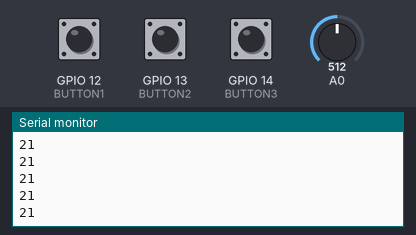
The sketch below on a simulated ESP8266 (NodeMCU). On the bench: the last lines printed to the serial monitor. The inputs (shaded band) are chosen by the test bench; at power-on: A0 = 512, GPIO 12 (BUTTON1) LOW, GPIO 13 (BUTTON2) LOW, GPIO 14 (BUTTON3) LOW.

Above: at 1.2 s.
1.3 s: A0 set to 716
At 1.31 s:
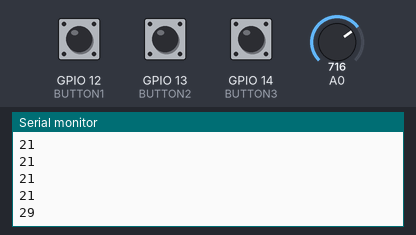
2.8 s: A0 set to 900
At 2.82 s:
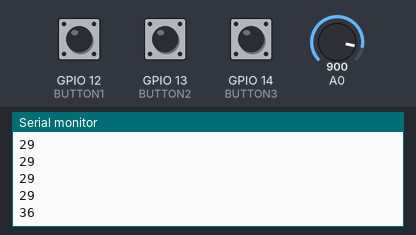
Timing chart, 0 to 5.8 s (numbered marks = the images above; inputs shaded):
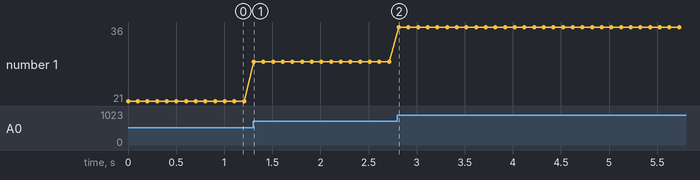

Measured:
- after the input at 1.3 s, the serial monitor: prints a new line at once (image 1)
- after the input at 2.8 s, the serial monitor: prints a new line at once (image 2)
- plotted number 1: 21 → 29 after the input at 1.3 s, 29 → 36 after the input at 2.8 s

The sketch:

ESP_wIfI_ButtonSTest_1_With_Pwer_Off_Function.ino
```cpp
// (licence header left out)
#include<ESP8266WiFi.h>
#include<espnow.h>

uint8_t bridgeAddress1[] = {0xBC, 0xDD, 0xC2, 0x2F, 0xBB, 0x29};   //please update this with the MAC address of your ESP-NOW TO MQTT brigde
//uint8_t bridgeAddress2[] = {0xA8, 0x48, 0xFA, 0xCE, 0x83, 0xD1};   //please update this with the MAC address of your ESP-NOW TO MQTT brigde

// Set your Board ID (ESP32 Sender #1 = BOARD_ID 1, ESP32 Sender #2 = BOARD_ID 2, etc)
#define BOARD_ID 100

const int BUTTON1 = 12;
const int BUTTON2 = 13;
const int BUTTON3 = 14;
const int powerOff = 2; // set to low to turn off LDO

// Structure example to send data
// Must match the receiver structure
typedef struct struct_message {
  int id;
  char state[8];
  int vBatt;
} struct_message;

// Create a struct_message called test to store variables to be sent
struct_message myData;

// Callback when data is sent
void OnDataSent(uint8_t *mac_addr, uint8_t sendStatus) {
  /* Serial.print("\r\nLast Packet Send Status: ");
    if (sendStatus == 0){
     Serial.println("Delivery success");
    }
    else{
     Serial.println("Delivery fail");
    }
  */
}

void setup() {
  // Init Serial Monitor
  //Serial.begin(115200);
  // initialize the inputs:
  pinMode(BUTTON1, INPUT);
  pinMode(BUTTON2, INPUT);
  pinMode(BUTTON3, INPUT);

  // Make the END pin High to keep on the ESP Power
  pinMode(powerOff, OUTPUT);
  digitalWrite(powerOff, HIGH);
  // Set device as a Wi-Fi Station
  WiFi.mode(WIFI_STA);
  WiFi.disconnect();

  // Init ESP-NOW
  if (esp_now_init() != 0) {
    //Serial.println("Error initializing ESP-NOW");
    return;
  }
  // Set ESP-NOW role
  esp_now_set_self_role(ESP_NOW_ROLE_CONTROLLER);

  // Once ESPNow is successfully init, we will register for Send CB to
  // get the status of Trasnmitted packet
  esp_now_register_send_cb(OnDataSent);

  // Register peer
  esp_now_add_peer(bridgeAddress1, ESP_NOW_ROLE_SLAVE, 1, NULL, 0);
  //esp_now_add_peer(bridgeAddress2, ESP_NOW_ROLE_SLAVE, 2, NULL, 0);
}

void loop() {
  // Set values to send
  myData.id = BOARD_ID;
  // Read the state of the reed switch and send open or closed
  if (digitalRead(BUTTON1) == HIGH) {
    strcpy(myData.state, "Button1");
    //Serial.println("Button1");
  }
  else if (digitalRead(BUTTON2) == HIGH) {
    strcpy(myData.state, "Button2");
    //Serial.println("Button2");
  }
  else if (digitalRead(BUTTON3) == HIGH) {
    strcpy(myData.state, "Button3");
    //Serial.println("Button3");
  }
  else {
    strcpy(myData.state, "None");
    //Serial.println("None");
  }

  myData.vBatt = (analogRead(A0) * 4.2 * 10 / 1023);
  Serial.println(myData.vBatt);


  // Send message via ESP-NOW
  esp_now_send(0, (uint8_t *) &myData, sizeof(myData));
  //ESP.deepSleep(0);
  delay(100);
  digitalWrite(powerOff, LOW); //Switch off supply
}
```
